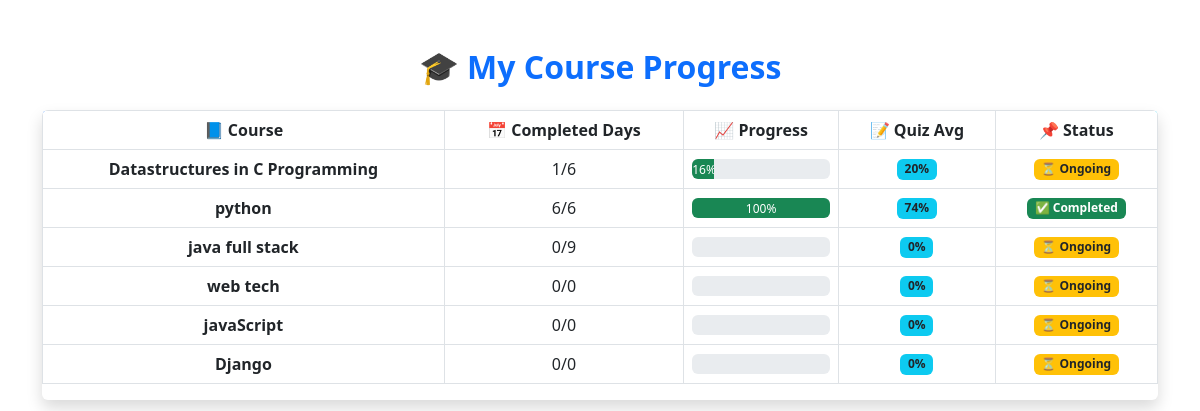
Screenshot of /student/progress/ (signed in) with the database file from the repository.
### lms/models.py (models this page shows, shortened)
class Course(models.Model):
    title = models.CharField(max_length=200)
    description = models.TextField()
    teacher = models.ForeignKey(User, on_delete=models.CASCADE)
    created_at = models.DateTimeField(auto_now_add=True)
    num_lectures = models.IntegerField(default=0)
    thumbnail = models.ImageField(upload_to='course_thumbnails/', blank=True, null=True)  # New

### lms/views.py (the view)
# urls.py: path('student/progress/', student_progress_view, name='student_progress'),
def student_progress_view(request):
    enrollments = Enrollment.objects.filter(student=request.user)
    progress_data = []
    for enrollment in enrollments:
        course = enrollment.course
        total_days = course.coursecontent_set.count()
        completed_days = StudentCourseProgress.objects.filter(enrollment=enrollment, is_completed=True).count()
        progress_percent = int((completed_days / total_days) * 100) if total_days > 0 else 0
        progress_records = StudentCourseProgress.objects.filter(enrollment=enrollment).exclude(quiz_score__isnull=True)
        quiz_scores = [p.quiz_score for p in progress_records]
        quiz_avg = round(sum(quiz_scores) / len(quiz_scores)) if quiz_scores else 0
        status = "Completed" if progress_percent == 100 else "Ongoing"
        progress_data.append({
            "student": request.user.get_full_name() or request.user.username,
            "course": course.title,
            "completed_days": f"{completed_days}/{total_days}",
            "progress": f"{progress_percent}%",
            "quiz_avg": f"{quiz_avg}%",
            "status": status,
        })
    return render(request, 'student_progress.html', {'progress_data': progress_data})

### lms/templates/student_progress.html
<link href="https://cdn.jsdelivr.net/npm/bootstrap@5.3.0/dist/css/bootstrap.min.css" rel="stylesheet">
<div class="container my-5">
    <h2 class="mb-4 text-center text-primary fw-bold">🎓 My Course Progress</h2>
    <div class="table-responsive shadow rounded">
        <table class="table table-bordered table-hover align-middle">
            <thead class="text-white text-center" style="background: linear-gradient(to right, #0d6efd, #0dcaf0);">
                <tr>
                    <th>📘 Course</th>
                    <th>📅 Completed Days</th>
                    <th>📈 Progress</th>
                    <th>📝 Quiz Avg</th>
                    <th>📌 Status</th>
                </tr>
            </thead>
            <tbody class="text-center">
                {% for row in progress_data %}
                <tr>
                    <td class="fw-semibold">{{ row.course }}</td>
                    <td>{{ row.completed_days }}</td>
                    <td>
                        {% with row.progress|slice:":-1" as progress_value %}
                        <div class="progress" style="height: 20px;">
                            <div class="progress-bar bg-success" role="progressbar"
                                 style="width: {{ progress_value }}%;"
                                 aria-valuenow="{{ progress_value }}" aria-valuemin="0" aria-valuemax="100">
                                {{ progress_value }}%
                            </div>
                        </div>
                        {% endwith %}
                    </td>
                    <td>
                        <span class="badge bg-info text-dark">{{ row.quiz_avg }}</span>
                    </td>
                    <td>
                        {% if row.status == "Completed" %}
                            <span class="badge bg-success">✅ {{ row.status }}</span>
                        {% else %}
                            <span class="badge bg-warning text-dark">⏳ {{ row.status }}</span>
                        {% endif %}
                    </td>
                </tr>
                {% empty %}
                <tr>
                    <td colspan="5" class="text-center text-muted">No progress data available.</td>
                </tr>
                {% endfor %}
            </tbody>
        </table>
    </div>
</div>

### rows the page displays
Course: course "Datastructures in C Programming"
Course: course "python"
Course: course "java full stack"
Course: course "web tech"
Course: course "javaScript"
Course: course "Django"

### other values shown
{{ row.completed_days }} "1/6" "6/6" "0/9" "0/0" "0/0" "0/0"
{{ progress_value }} "16" "100"
{{ row.quiz_avg }} "20%" "74%" "0%" "0%" "0%" "0%"
{{ row.status }} "Ongoing" "Ongoing" "Ongoing" "Ongoing" "Ongoing"
{{ row.status }} "Completed"
